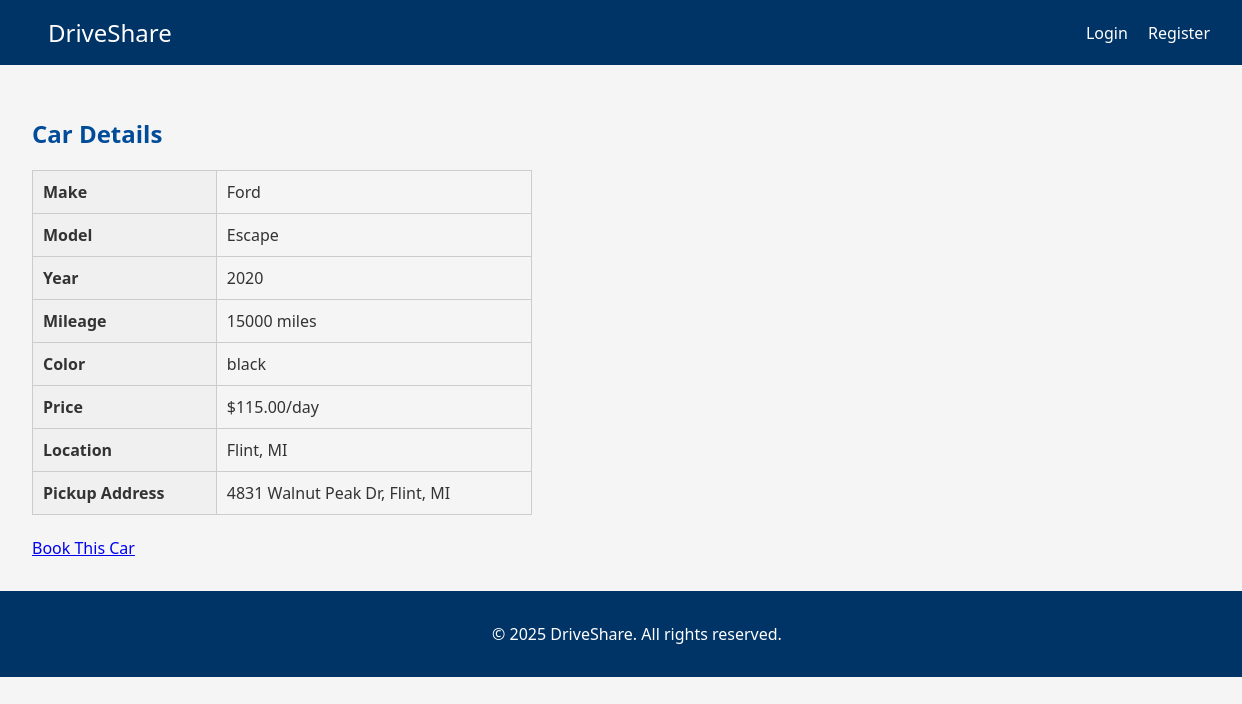
Page /car/1 on the earlier database version.
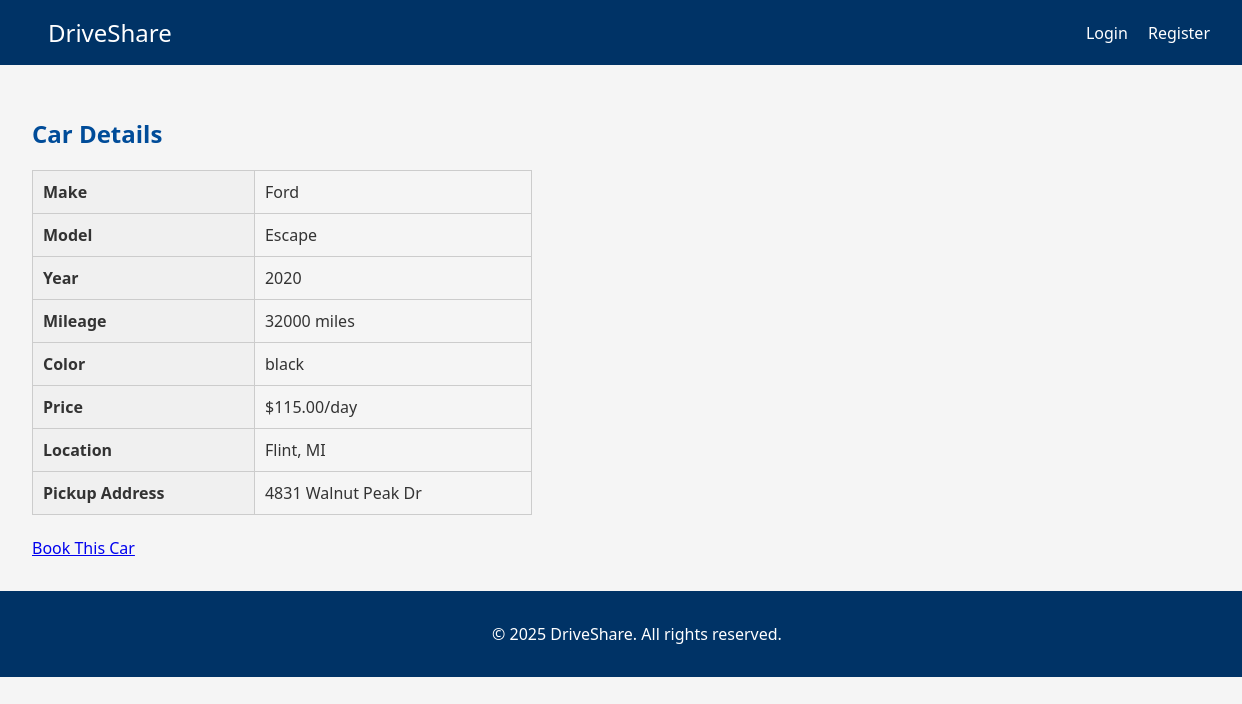
Same page on the later database version.
### tables this page shows
CREATE TABLE cars (
                id INTEGER PRIMARY KEY AUTOINCREMENT,
                owner_id INTEGER NOT NULL,
                model TEXT NOT NULL,
                make TEXT NOT NULL,
                year INTEGER NOT NULL,
                mileage INTEGER NOT NULL,
                color TEXT,
                price REAL NOT NULL,
                location TEXT NOT NULL,
                precise_location TEXT,
                is_available BOOLEAN DEFAULT 1,
                image_url TEXT,
                created_at TIMESTAMP DEFAULT CURRENT_TIMESTAMP,
                FOREIGN KEY(owner_id) REFERENCES users(id) ON DELETE CASCADE
            );

### routes.py (the view)
    @app.route("/car/<int:car_id>")
    def car_detail(car_id):
        car = None
        try:
            with sqlite3.connect("database.db") as conn:
                conn.row_factory = sqlite3.Row
                cursor = conn.cursor()
                cursor.execute("SELECT * FROM cars WHERE id = ?", (car_id,))
                car = cursor.fetchone()
        except Exception as e:
            flash(f"Error retrieving car details: {str(e)}")
        return render_template("car_detail.html", car=car)

### app.py (called while the page is built)
@app.context_processor
def inject_user_session():
    return dict(is_authenticated=UserSession.get_instance().is_authenticated())

### routes.py (called while the page is built)
    @staticmethod
    def get_instance():
        if UserSession._instance is None:
            UserSession()
        return UserSession._instance

    def is_authenticated(self):
        return self.user_id is not None

### templates/car_detail.html (shortened to what this page needs)
{% extends 'base.html' %}
{% block content %}
<h2>Car Details</h2>
{% if car %}
<table class="info-table">
    <tr><th>Make</th><td>{{ car['make'] }}</td></tr>
    <tr><th>Model</th><td>{{ car['model'] }}</td></tr>
    <tr><th>Year</th><td>{{ car['year'] }}</td></tr>
    <tr><th>Mileage</th><td>{{ car['mileage'] }} miles</td></tr>
    <tr><th>Color</th><td>{{ car['color'] or 'N/A' }}</td></tr>
    <tr><th>Price</th><td>${{ "%.2f"|format(car['price']) }}/day</td></tr>
    <tr><th>Location</th><td>{{ car['location'] }}</td></tr>
    <tr><th>Pickup Address</th><td>{{ car['precise_location'] }}</td></tr>
</table>
<br>
<a href="{{ url_for('booking', car_id=car['id']) }}" class="dashboard-button">Book This Car</a>
{% else %}
<p>Car not found.</p>
{% endif %}
{% endblock %}

Differences in the rows shown:
changed cars "Ford": mileage "15000" → "32000"; precise_location "4831 Walnut Peak Dr, Flint, MI" → "4831 Walnut Peak Dr"
